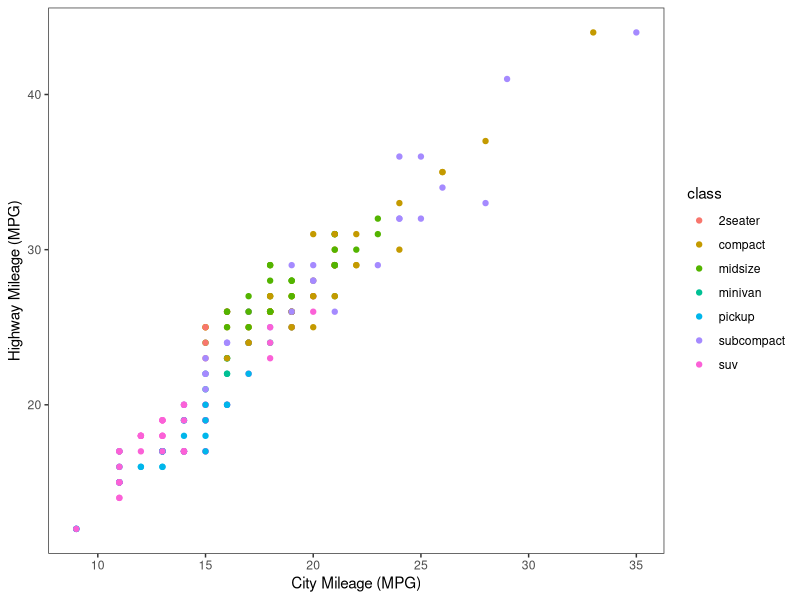
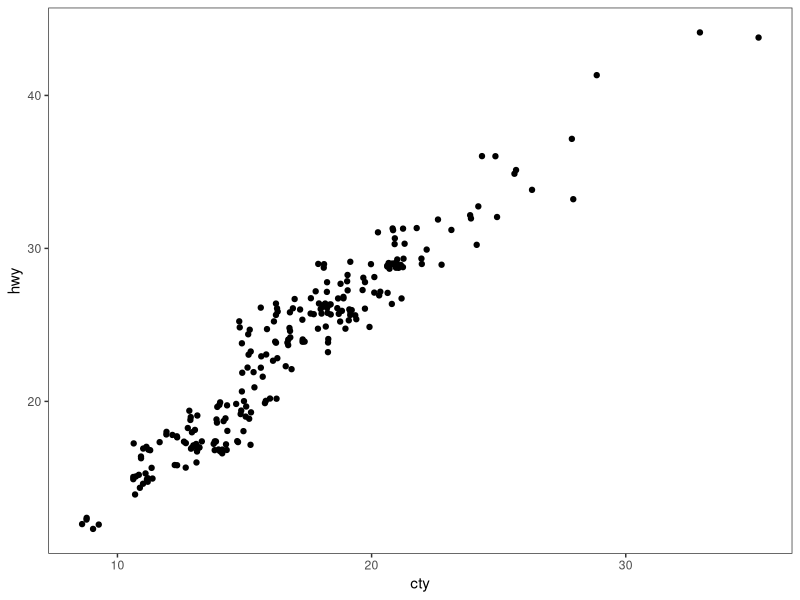
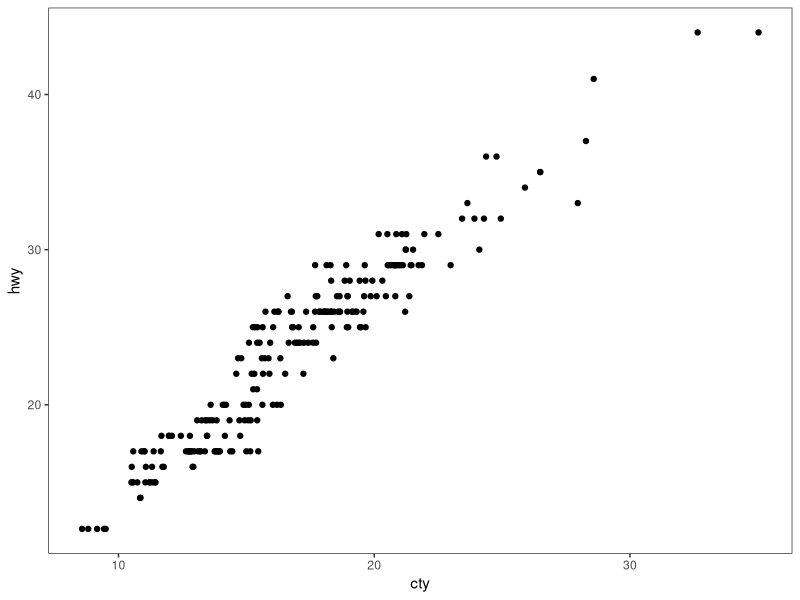
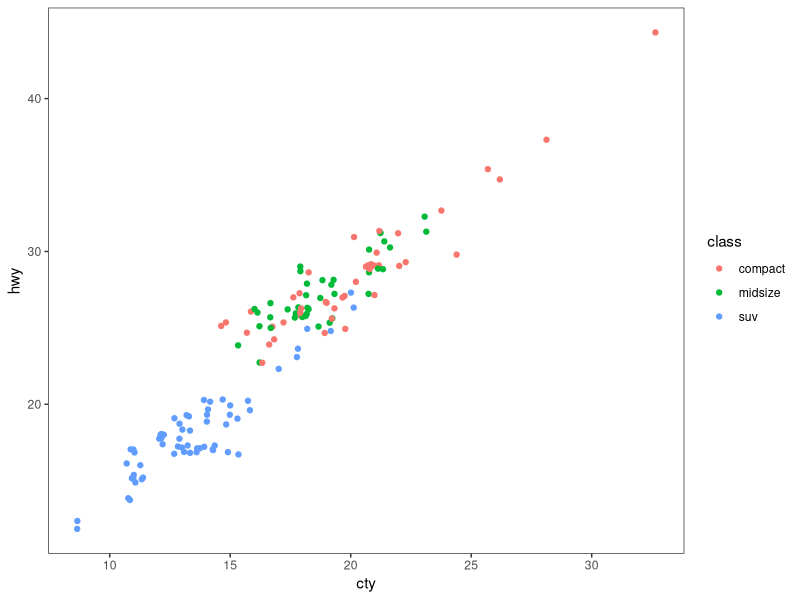
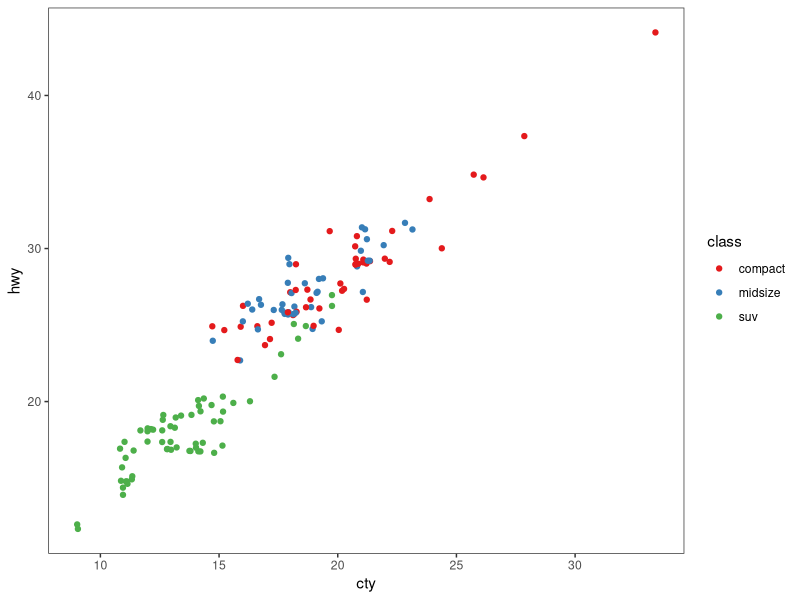
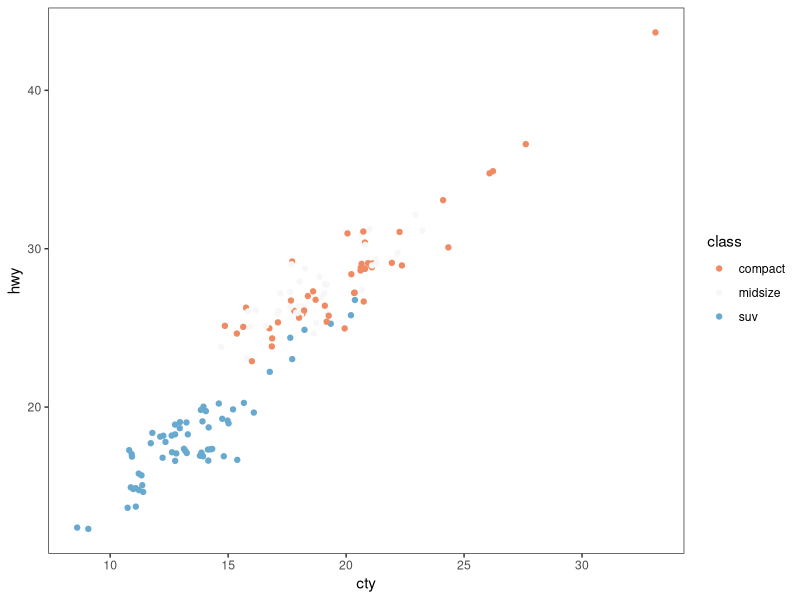
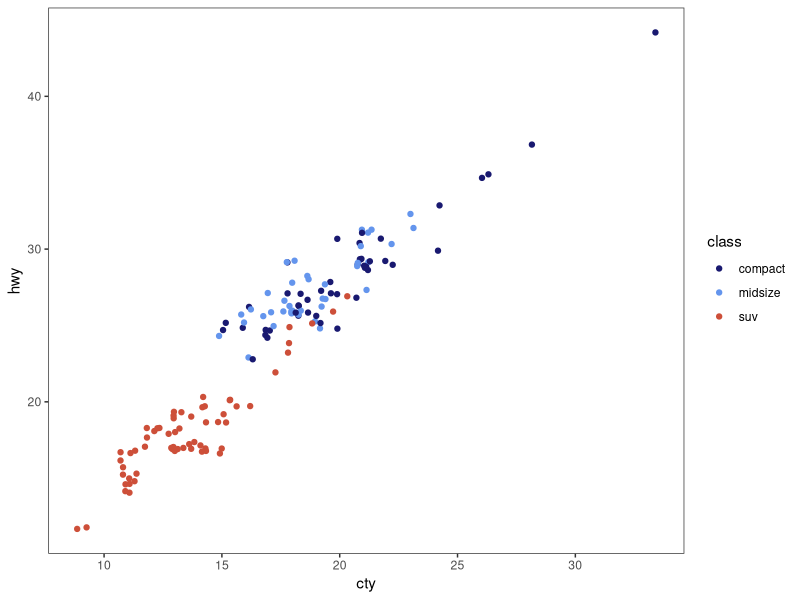
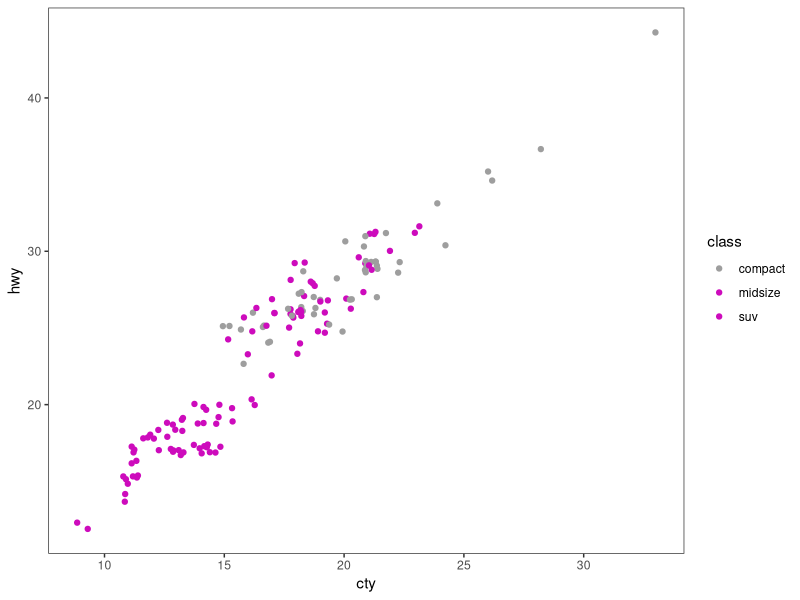

Write the R code that produced these figures, in order. (Note: this script raises an error after producing the figures.)
# ---------------------------------------------------------- #
#### MODULE 3: Plot even more data!                       ####               
# ---------------------------------------------------------- #

## OBJECTIVE:
# 1. To develop a "grammar of graphics".
# 2. To become comfortable using ggplot2 for exploratory data visualization.


# ---------------------------------------------------------- #
#### SET UP:                                              ####
# ---------------------------------------------------------- #

library(tidyverse)
# REMINDER: In RStudio, open the Rproject for our course (UNCG_DataWrangling), 
# pull any changes from GitHub, and navigate to the branch you created for 
# yourself (just a single branch for the whole semester) in RStudio's Git tab.
# Open this week's assignment in this new branch to complete and submit on GitHub.
# Ideally, you'll commit your answers a bit at a time as you work through
# this assignment, rather than committing all at once at the end.

# Reminder of some helpful resources for graphing in R:
# ggplot Cookbook: http://www.cookbook-r.com/Graphs/
# Official ggplot2 Book: https://ggplot2-book.org/
# Themes in ggplot2: https://ggplot2-book.org/polishing.html#themes

# In ggplot2, aesthetic means “something you can see”. Each aesthetic is a
# mapping between a visual cue and a variable.
# Examples include:
# position (i.e., on the x and y axes)
# color (“outside” color)
# fill (“inside” color)
# shape (of points)
# line type
# size

# Each type of geometric object (geom) accepts only a subset of all aesthetics.
# Refer to the geom help pages to see what mappings each geom accepts. Aesthetic
# mappings are set with the aes() function.

# TASK: We will be using the ggplot2 package for graphing. Fortunately, ggplot2 
# is nested within the tidyverse package (along with many others).
# Start by writing code to load the tidyverse library.
# HINT: see the end of assignment #1 if you forgot how to load a package.


# TASK: Write code below to set your theme to black and white and both your major
# AND minor gridlines to element_blank for all plots you'll be making today.
# HINT: Check back to last week's assignment section 1.9 for setting themes for
# all plots.
theme_set(theme_bw() + 
theme(panel.grid.major = element_blank(), panel.grid.minor = element_blank())) 

# ---------------------------------------------------------- #
#### 1.0 CORRELATION                                      ####
# ---------------------------------------------------------- #

# We learned how to make correlations last week, but it never hurts to get
# more practice! Let's start by using a data set built into ggplot2.
# The mpg dataset looks at the gas efficiency of different cars. Run the following
# code to load the data:
data(mpg, package = "ggplot2")

# TASK: Create a scatterplot (i.e., a dot plot) to relate city and highway mileage.
# Color the points by the class of car (class column) and label the x and y axis 
# to be more informative (City Mileage (MPG) vs Highway Mileage (MPG)).
# HINT: Refer back to last week's assignment or the ggplot help resources if you 
# forget how to make a scatterplot.
ggplot(data = mpg, aes(x = cty, y = hwy, color = class)) +
  geom_point() +
  labs(x = "City Mileage (MPG)", y = "Highway Mileage (MPG)")

# Looks alright, but the graph may be hiding some information...
# QUESTION: How many data points are in the mpg dataframe?
nrow(mpg)
# Answer: There are 234 data points in the mpg dataframe. 

# QUESTION: Approximately how many dots are in the graph you just made? How does
# that compare to the number of observations in the dataframe?
# Answer: There are fewer than 234 dots in the graph because many observations overlap or have very similar cty and hwy values. 

# Try another correlation-focused geom that addresses this problem by running
# the following code:
ggplot(data=mpg, aes(x=cty, y=hwy)) + 
  geom_jitter()


# QUESTION: What happened when you created the plot with geom_jitter?
# Answer: The points are now more spread out instead of on top of each other. This makes it easier to see overlapping/similar observations.

# QUESTION: Run the code to create a plot using geom_jitter a second time. Then run it
# again and again. What happens each time? Why is this happening?
# Answer: Each time, the points move a little differently. This happens because geom_jitter() adds random shifts to the points. 

# TASK: The default in geom_jitter is to jitter (or slightly move) the points away
# from each other in both the x and y directions. Check the help file for geom_jitter
# and write code below to make a graph where you jitter points in only the x-dimension
# by 0.5.
?geom_jitter

ggplot(data = mpg, aes(x = cty, y = hwy)) +
  geom_jitter(width = 0.5, height = 0)

# ---------------------------------------------------------- #
#### 1.1 DETOUR! COLORS, COLORS, COLORS                   ####
# ---------------------------------------------------------- #

# Our world is so colorful, and our graphs can be too! But we want to be mindful
# of our color choices to not only be beautiful, but also informative and accessible.

# TASK: Create a new dataframe that filters our mpg data down to only information
# for car classes compact, midsize, and suv using an %in% statement. Name your 
# new dataframe mpgSubset.
# HINT: Refer back to the Transform assignment if you want help with %in% (or 
# try googling!)
mpgSubset <- mpg %>%
  filter(class %in% c("compact", "midsize", "suv"))


# ggplot has lots of nice (and some not so nice) built-in color palettes that we 
# can use to fill our bars with color. Try running the following code:
ggplot(data=mpgSubset, aes(x=cty, y=hwy, color=class)) +
  geom_jitter()

# The code above supplies us with ggplot's default color palette, which I find not
# so pleasing. Let's try to change this!

# We can add a statement specifying the scale of colors we would prefer. One way
# to do this is to use other pre-set palettes from ggplot. Run the code below to 
# ask ggplot to use the color brewer's palette called Set 1.
ggplot(data=mpgSubset, aes(x=cty, y=hwy, color=class)) +
  geom_jitter() +
  scale_color_brewer(palette="Set1")

# Alternatively, we could use the "RdBu" palette:
ggplot(data=mpgSubset, aes(x=cty, y=hwy, color=class)) +
  geom_jitter() +
  scale_color_brewer(palette="RdBu")

# QUESTION: Investigate the color brewer's range of palettes at this website: 
# https://r-graph-gallery.com/38-rcolorbrewers-palettes.html
# What do you notice about the colors chosen from each of the palettes that we
# used above? (i.e., does it use the first three colors in the palette? The last
# three? Some other combination?)
# Answer: The palettes don't always just use the first three colors in order. ggplot uses colors that are distinct from each other. 

# We could also pick out EXACTLY which colors we want for our figure. 
# There are 4 main ways to specify colors in R:
### by name
### by number
### by Hex code
### with the rgb() function

# By Name: R allows you to call more than 600 colors by name! Run the following
# code to see a list:
colors()

# We can put in the colors we chose for each variable by adding the 
# scale_color_manual() function to our plot. Try it out by running the following
# code:
ggplot(data=mpgSubset, aes(x=cty, y=hwy, color=class)) +
  geom_jitter() +
  scale_color_manual(values=c('midnightblue', 'cornflowerblue', 'tomato3'))


# You can also chose colors by number, which are assigned in R.

# TASK: Copy and paste the code to make our scatterplot and replace the color names
# with three numbers of your choice (between 1 and 657). How does your new figure look?
# HINT: remember to remove the quotation marks when calling numbers.
ggplot(data=mpgSubset, aes(x=cty, y=hwy, color=class)) +
  geom_jitter() +
  scale_color_manual(values=c('40', '310','550'))
#Answer: The new figure has red-ish and purple colors from the random numbers I chose. 

# QUESTION: How do you think you could figure out which color name belongs to
# each color number?
# HINT: Try creating a dataframe from color() by passing it into the
# as.data.frame() function.
as.data.frame(colors())

# You can also chose colors by Hex code. A Hex color code is a 6-symbol code made
# of up to three 2-symbol elements (6 symbols in length all together). Each of 
# the 2-symbol elements represents a color value in the Red-Green-Blue (RGB) color
# scale from 0 to 255. Hex codes are written with a # in front of them. Let's try
# out calling our colors using hex code.
ggplot(data=mpgSubset, aes(x=cty, y=hwy, color=class)) +
  geom_jitter() +
  scale_color_manual(values=c('#191970', '#6495ED', '#FF6347'))

# There are two great things about hex codes. First, you can call ANY color you 
# want with a hex code. That is, you're not limited to the 657 colors that are
# in ggplot. By specifying the color by hex code, you can pick literally anything!

# TASK: Google the search term "color picker". This should bring up google's color
# picker (in addition to a billion other color picking websites). Use this color
# picker to generate the hex codes for three new colors of your choice. Then copy
# and paste the above code, replacing the hex codes with your color choices.
ggplot(data=mpgSubset, aes(x=cty, y=hwy, color=class)) +
  geom_jitter() +
  scale_color_manual(values=c('#2596be', '#e67a27', '#b083eb'))

# The second great thing about hex codes is that you can control the transparency
# of your colors. Transparency is set in a hex code by adding two extra symbols
# to the end, which together make up the "alpha" element. Adding 00 to the end 
# of your hex code will make your color completely transparent, while adding FF 
# to the end will make it completely opaque. Any number/letters in-between will 
# result in partial transparency. You can find a complete list of transparencies
# between 0-100% here: https://gist.github.com/lopspower/03fb1cc0ac9f32ef38f4

# TASK: Try out transparency by copying and pasting your graph code below and
# adding the alpha element to the end of each of your hex codes to make your
# first color 0% transparent, your second color 50% transparent, and your third
# color 100% transparent.
ggplot(data=mpgSubset, aes(x=cty, y=hwy, color=class)) +
  geom_jitter() +
  scale_color_manual(values=c('#2596beFF', '#e67a2780', '#b083eb00'))

# QUESTION: What happened to the point that you set to 100% transparent?
#Answer: The point became invisible because it is fully transparent. 

# Finally, we can set our colors using the rgb() function. This operates very
# similarly to the hex code, where you can pick exactly the color and transparency
# you want. Try it out by running the following code:
ggplot(data=mpgSubset, aes(x=cty, y=hwy, color=class)) +
  geom_jitter() +
  scale_color_manual(values=c(rgb(.10, .10, .44, 1), rgb(.39, .58, .93, 1), rgb(1.0, .39, .28, 1)))

# TASK: Modify the above code to make all of your points 50% transparent.
ggplot(data=mpgSubset, aes(x=cty, y=hwy, color=class)) +
  geom_jitter() +
  scale_color_manual(values=c(rgb(.10, .10, .44, .5), rgb(.39, .58, .93, .5), rgb(1.0, .39, .28, .5)))

# There are so many inventive and artistic people in the world who have expanded
# the offerings for colors in ggplot. Check out some notable ones listed below
# when choosing colors for this assignment.
### Color-blind friendly palettes: https://github.com/JLSteenwyk/ggpubfigs
### Color palettes from vintage National Parks posters: https://github.com/katiejolly/nationalparkcolors
### Color palettes based on Wes Anderson movies: https://github.com/karthik/wesanderson
### Color palettes from famous Dutch paintings: https://github.com/EdwinTh/dutchmasters


# ---------------------------------------------------------- #
#### 1.2 DETOUR! LEGENDS                                  ####
# ---------------------------------------------------------- #

# When you specify colors in your ggplot code, R throws in a bonus legend for free!
# However, this legend is often not as clear or visually appealing as we might 
# prefer. But as with all geometric objects in ggplot, legends can be easily altered.

# Run the following code to create a scatter plot. Feel free to modify the colors
# as you prefer!
ggplot(data=mpgSubset, aes(x=cty, y=hwy, color=class)) +
  geom_jitter()

# QUESTION: Where did ggplot get the legend title and values from?
# Answer: ggplot got the legend title from the variable name which is class, and the legend values from the categories in the column (compact, midsize, and suv).

# We could change the title and values in our legend by altering the dataframe
# we are passing into ggplot. But that seems a bit drastic. Instead, we can 
# lean on the same code that specifies our color picks to alter the legend text.
# Try it out by running the following code:
ggplot(data=mpgSubset, aes(x=cty, y=hwy, color=class)) + 
  geom_jitter() + 
  scale_color_manual(values=c('#FCBA03', '#380754', '#496916'),
                     name='Class of Car', 
                     breaks=c('suv', 'midsize', 'compact'), 
                     labels=c('SUV', 'Midsize', 'Compact'))


# TASK: Label each line of the code above with what it is doing.
# HINT: Check the scale_color_manual help file or ggplot Cookbook for more info.
# Answer: ( scale_color_manual(values=c('#FCBA03', '#380754', '#496916'),) this line sets the colors for the classes. (name='Class of Car', ) this line changes the legend title. (breaks=c('suv', 'midsize', 'compact'),) this line sets the order of the categories in the legend. (labels=c('SUV', 'Midsize', 'Compact'))) this line changes how the legend labels look. 

# IMPORTANT: It is important to pay attention to the order you provide ggplot with 
# your color choices and legend labels! Try running the following code:
ggplot(data=mpgSubset, aes(x=cty, y=hwy, color=class)) + 
  geom_jitter() + 
  scale_color_manual(values=c('#FCBA03', '#380754', '#496916'), 
                     name='Class of Car', 
                     breaks=c('suv', 'midsize', 'compact'), 
                     labels=c('Compact', 'SUV', 'Midsize')) 


# QUESTION: What is wrong with the code above? Why is it so important to be
# careful with the order you pass information into ggplot?
# Answer: The problem is that the labels don't match the same order in breaks. This causes the wrong labels to be the wrong colors.

# While changing the legend text and factor order takes place in the scale_color_manual
# step, moving the legend around on the graph page is part of the graph theme. We
# can try this out using the code below:
ggplot(data=mpgSubset, aes(x=cty, y=hwy, color=class)) + 
  geom_jitter() + 
  theme(legend.position='top')


# TASK: Modify the code above to have the legend display along the bottom of
# the figure.
ggplot(data=mpgSubset, aes(x=cty, y=hwy, color=class)) + 
  geom_jitter() + 
  theme(legend.position='bottom')

# We can also have the legend located within the area of the graph itself! We can 
# do this by specifying the coordinates for where the legend should go within the
# graph axes. First we set the legend position and then we set the anchoring 
# position by justifying the legend.
### bottom left: 0,0
### bottom right: 1,0
### top left: 0,1
### top right: 1,1

# Try it out by running the following code:
ggplot(data=mpgSubset, aes(x=cty, y=hwy, color=class)) + 
  geom_jitter() + 
  theme(legend.position=c(1,0), legend.justification=c(1,0))

# QUESTION: What happens if you don't include the code for legend justification
# above?
#Answer: If you don't include legend.justification, the legend is still placed using the coordinates, but its default point is used. That makes the legend look shifted or not lined up.

# TASK: Copy and paste the code from above. Modify it to place the legend in the
# upper left part of the graph.
ggplot(data=mpgSubset, aes(x=cty, y=hwy, color=class)) + 
  geom_jitter() + 
  theme(legend.position=c(0,1), legend.justification=c(0,1))

# Finally, we might want to remove the legend altogether! We would do so by
# modifying the theme as well. 
ggplot(data=mpgSubset, aes(x=cty, y=hwy, color=class)) + 
  geom_jitter() + 
  theme(legend.position= "none")

# TASK: Check the ggplot cookbook to find the legends section. Read what it says 
# about removing the legend. Then copy and paste the graph code from above. Modify
# the code to remove the legend.


# ---------------------------------------------------------- #
#### 2.0 DEVIATION                                        ####
# ---------------------------------------------------------- #

# Used to compare variation in values between small number of items (or categories) 
# with respect to a fixed reference.

# Whether the graphical type is a deviation graph or a composition graph (or a 
# ranking graph) may depend on the underlying data structure.

# We used geom_bar() last week with factor data to create a bar graph. But
# geom_bar() is a bit tricky because it can make EITHER a bar graph or a histogram
# depending on the data you give it. The default of geom_bar() is to set stat to 
# count so if you give it just a continuous x value, it will make a histogram. Try
# it with the following code:
ggplot(data=mpg, aes(x=hwy)) + 
  geom_bar()

# In order to have the geom create bars and not a histogram, you must:
# 1) Set stat = identity
# 2) Provide both an x and a y inside the aes(), where x is either a character 
# or factor and y is numeric.

# TASK: Create a dataframe of summary statistics for the mpg data, calculating the
# mean, standard deviation, and standard error for highway mpg grouping by class.
# Name the resulting dataframe highwayMPG and your new variables hwy_mean, hwy_sd,
# and hwy_se.
# HINT: Look back at the Transform assignment if you forget how to summarize the
# data. Also recall, standard error = 1.96*standard deviation.


# TASK: Create a bar graph showing the average highway MPG on the y-axis and 
# car class on the x-axis. Fill the bars by class. Add in error bar caps that are 20%
# the width pf the bars.
# HINT: Don't forget to change stat from the default in your geom_bar() statement!


# ---------------------------------------------------------- #
#### 2.1 DETOUR! COLORS AND LEGENDS, AGAIN                ####
# ---------------------------------------------------------- #

# Recall that some geometric elements require fills instead of (or sometimes in
# addition to) colors.

# TASK: Create a bar graph with the mpg summary stats with the following parameters:
# (1) Black bar outline
# (2) Bars filled with the color brewer palette "Dark2" using the scale_fill_manual
#     statement
# (3) No legend
# (4) Informative x- and y-axis labels. 

# HINT: Carefully consider whether your color and/or fill should go within an aes() 
# statement, the scale_fill_manual or scale_color_manual statements, or neither.
# If in doubt, try a bunch of ways until it looks how we want it. And consult 
# your helpful ggplot resources on the web.


# ---------------------------------------------------------- #
#### 2.2 DETOUR! AXIS MODIFICATIONS                       ####
# ---------------------------------------------------------- #

# Run the following code, feeling free to modify colors as you prefer:
ggplot(data=highwayMPG, aes(x=class, y=hwy_mean, fill=class)) +
  geom_bar(stat='identity') 

# QUESTION: Where is ggplot getting the x-axis tick labels from?


# Often our tick labels are not the best. We can modify them to be more informative
# or visually appealing by directly modifying the dataframe, but again this feels
# a bit extreme. Instead, we can directly modify the scale of the axis. For axes
# that deal with categories, we are setting the discrete scale. Try it out by
# running the following code:
ggplot(data=highwayMPG, aes(x=class, y=hwy_mean, fill=class)) +
  geom_bar(stat='identity') +
  scale_x_discrete(labels=c('sport', 'compact', 'midsize', 'minivan', 'pickup', 'subcompact', 'SUV'))

# We can also change the scale of the continuous axes, including how large they are
# and where the tick marks fall as follows:
ggplot(data=highwayMPG, aes(x=class, y=hwy_mean, fill=class)) +
  geom_bar(stat='identity') +
  scale_y_continuous(breaks=seq(0, 50, 10)) +
  coord_cartesian(ylim=c(0,50))

# QUESTION: Try running the code above without the coord_cartesian() statement. 
# What is surprising about the resulting graph? Based on this result, what do you
# think the coord_cartesian() statement does?


# We can also add a statement into the scale discrete or continuous statements
# to name our axes, rather than putting in a whole separate step of xlab() or ylab().
# Try it out with the following code:
ggplot(data=highwayMPG, aes(x=class, y=hwy_mean, fill=class)) +
  geom_bar(stat='identity') +
  scale_x_discrete(name='Class of Car') +
  scale_y_continuous(name='Mean Highway MPG')


# Finally, we can flip our axes easily in ggplot as follows:
ggplot(data=highwayMPG, aes(x=class, y=hwy_mean, fill=class)) +
  geom_bar(stat='identity') +
  coord_flip()


# TASK: Let's put it all together. Make a graph of the mpg summary stats with the
# following specifications:
# (1) color by class of car using a color scheme of your choice (not the default)
# (2) plot the class of car on the x-axis and the highway MPG on the y axis
# (3) include better names for the x- and y-axis titles
# (4) include better names for the car classes
# (5) set the scale of the highway mpg to run from 0 to 30 with breaks every 5 
# (6) flip your axes
# (7) remove the legend


# ---------------------------------------------------------- #
#### 3.0 RANKING                                          ####
# ---------------------------------------------------------- #
# Used to compare the position or performance of multiple items with respect to 
# each other. Actual values matters somewhat less than the ranking.

# TASK: Create a dataframe of summary statistics for the mpg data, calculating the
# mean, standard deviation, and standard error for CITY mpg grouping by class.
# Name the resulting dataframe cityMPG and your new variables city_mean, city_sd,
# and city_se.
# HINT: Look back at the Transform assignment if you forget how to summarize the
# data. Also, standard error = 1.96*standard deviation.


# Now we want to plot our data in order from smallest to largest city MPG to get
# a ranking. To do so, we need to use the reorder() function to rearrange the data
# going into our x-axis.
ggplot(cityMPG, aes(x=reorder(class, city_mean), y=city_mean)) + 
  geom_bar(stat="identity")

# TASK: Recreate the above ranking figure to include the following:
# (1) class of car on the x-axis with informative axis and tick labels
# (2) MPG ordered from highest to lowest (hint: try google if you're unsure)
# (3) bars with dary grey outlines and filled by class with your favorite color scheme
# (4) error bars with end caps 30% the width of the bars
# (5) y-axis from 0 to 30 with tick marks every 5
# (6) no legend.


# ---------------------------------------------------------- #
#### 4.0 DISTRIBUTION                                     ####
# ---------------------------------------------------------- #
# When you have lots and lots of data points and want to study where and how the
# data points are distributed.

# Histograms can be accomplished with either geom_bar() or geom_histogram()
ggplot(mpg, aes(hwy)) + 
  geom_histogram()

# TASK: Recreate the graph above, but using geom_bar() instead


# TASK: Try making a histogram with the categorical variable 'manufacturer'.
# What error message do you get?


# QUESTION: What happens when you follow the advice of the error message and 
# make stat='count'?
ggplot(mpg, aes(manufacturer)) + 
  geom_histogram(stat="count")


# TASK: Make a boxplot comparing the distribution of cty (city mileage) for
# each class of car.
# HINT: Look back to last week if you forget how to make a boxplot.


# We can also make a different type of distribution, a violin plot using the 
# geom_violin statement as follows:
ggplot(mpg, aes(x=class, y=cty)) + 
  geom_violin()

# QUESTION: What does a violin plot show? Check google if you're unsure.


# ---------------------------------------------------------- #
#### 5.0 COMPOSITION                                      ####
# ---------------------------------------------------------- #
# Bar charts and pie charts are classic ways of showing composition of a dataset.

# TASK: Let's get some data for this task by determining the number of cars from 
# each car manufacturer in our mpg dataframe. We can do this as follows:
manufacturerFreq <- mpg %>% 
  group_by(manufacturer) %>% 
  summarize(frequency=length(manufacturer)) %>% 
  ungroup()

# TASK: Make a bar graph of the number of cars (frequency) by manufacturer using
# the dataframe we created above.


# We can switch the bar chart you created above into a pie chart simply by changing
# the coordinate system through a series of steps as follows:

ggplot(manufacturerFreq, aes(x=manufacturer, y=frequency)) +
  geom_bar(stat="identity") +
  coord_polar()

ggplot(manufacturerFreq, aes(x=manufacturer, y=frequency, fill=manufacturer)) +
  geom_bar(stat="identity") +
  coord_polar()

ggplot(manufacturerFreq, aes(x="", y=frequency, fill=manufacturer)) +
  geom_bar(stat="identity", width=1) +
  coord_polar()

ggplot(manufacturerFreq, aes(x="", y=frequency, fill=manufacturer)) +
  geom_bar(stat="identity", width=1) +
  coord_polar(theta="y")

ggplot(manufacturerFreq, aes(x="", y=frequency, fill=manufacturer)) +
  geom_bar(stat="identity", width=1) +
  coord_polar(theta="y", start=0) +
  theme_void() +
  theme(legend.title = element_text(size = 12.5), 
        legend.text  = element_text(size = 8.5),
        legend.key.size = unit(.75, "lines"))

# TASK: Annotate the code below to describe what each line does:
ggplot(manufacturerFreq, aes(x="", y=frequency, fill=manufacturer)) +
  geom_bar(stat="identity", width=1) +
  coord_polar(theta="y", start=0) +
  theme_void() +
  theme(legend.title = element_text(size = 12.5), 
        legend.text  = element_text(size = 8.5),
        legend.key.size = unit(.75, "lines"))


# ---------------------------------------------------------- #
#### 6.0 CHANGE                                           ####
# ---------------------------------------------------------- #

# Time series are often best visualized with line graphs. Let's try this out
# with some new data:
data("economics")

# TASK: Use the economics dataset to plot the number of people who are unemployed
# over time (unemploy vs date). Make a scatterplot, then connect the points with 
# lines using geom_line().
# HINT: use ?economics to get more information about this dataset.




# ---------------------------------------------------------- #
#### GROUPS AND MAPS                                      ####
# ---------------------------------------------------------- #

# Let's save these for group project options, this assignment is really long!









# REMEMBER: Save and push your script when you're done with this assignment!
